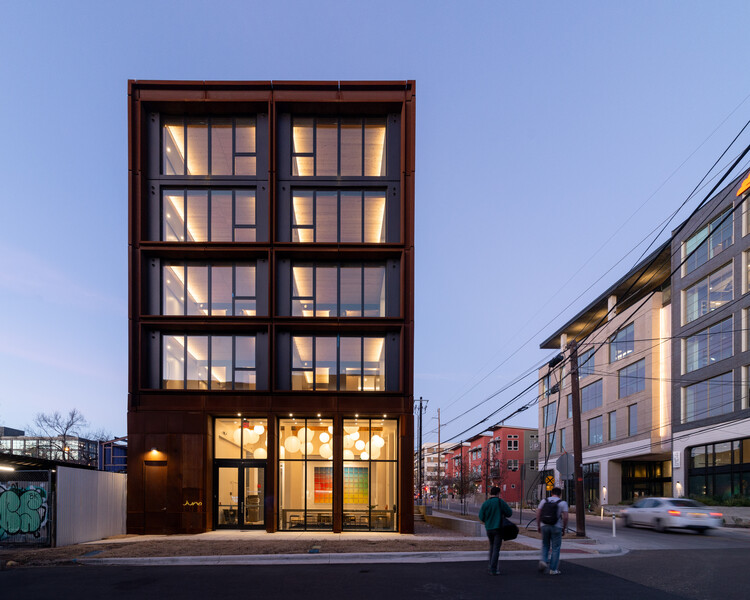
#> input picture architecture-as-a-product-what-makes-a-building-worth-repeating_1.jpg, 750 x 600 px, found by its file name
$ jupyter execute HarrisCornerDetectionipynb.ipynb
#> lines starting #> are read from the running program, lines starting #| are printed output that depends on the picture; after the words box and inside, x2 and y2 are one past the last pixel; in counts of white or black regions, pixels touching at a corner belong together
[cell 1]
import cv2
import numpy as np
import matplotlib.pyplot as plt

[cell 2]
# Load image in grayscale
img = cv2.imread('/content/architecture-as-a-product-what-makes-a-building-worth-repeating_1.jpg')
#> img is the input picture: shape (600, 750, 3); mean B, G, R 135, 113.9, 114
gray = cv2.cvtColor(img, cv2.COLOR_BGR2GRAY)
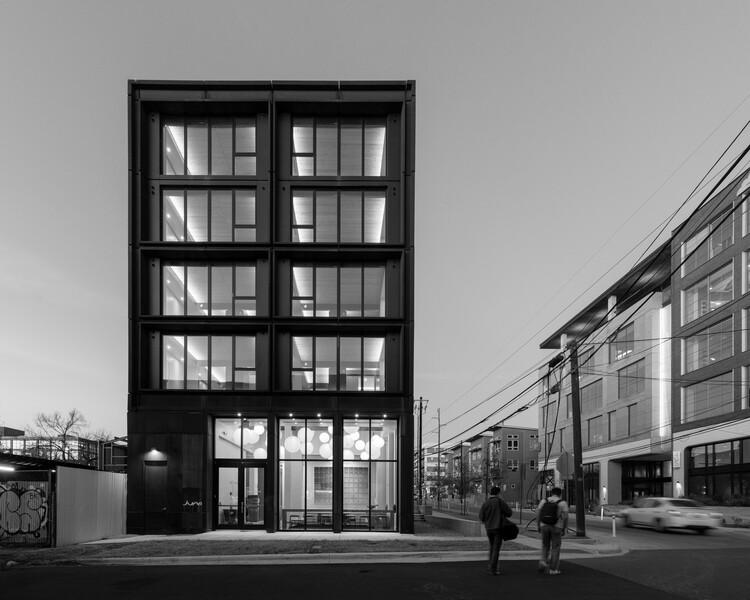
#> gray: shape (600, 750); min 0, max 255, mean 116.3

# Apply Harris Corner Detector
gray = np.float32(gray)
harris_corners = cv2.cornerHarris(gray, blockSize=2, ksize=3, k=0.04)
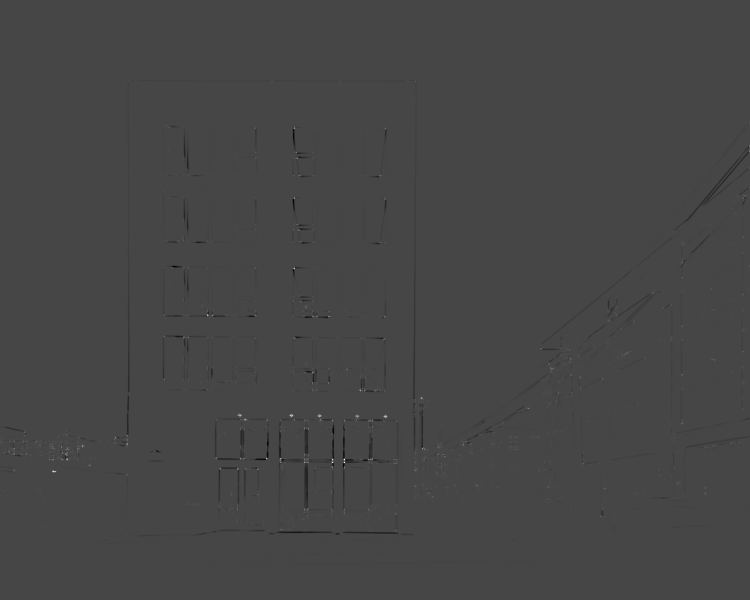
#> harris_corners: shape (600, 750) float32; min -52928216, max 137852672, mean -200212.2; drawn with min black and max white

# Dilate corner points for better visualization
harris_corners = cv2.dilate(harris_corners, None)
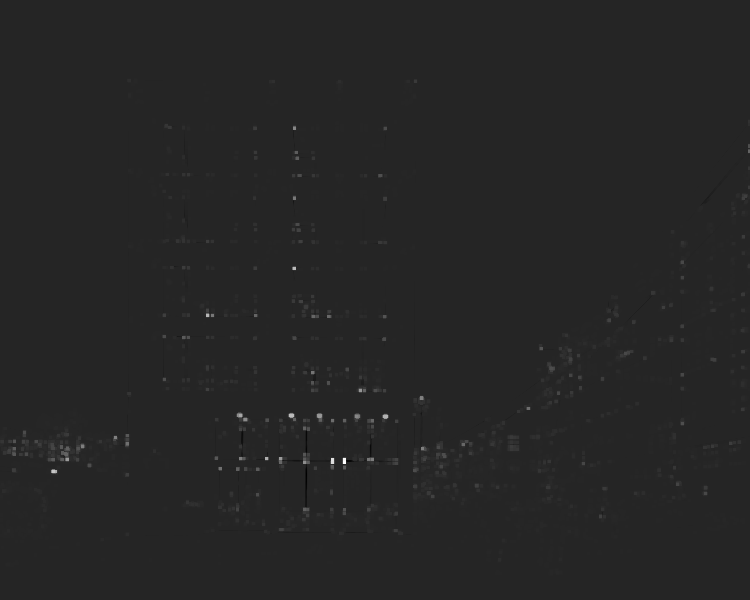
#> harris_corners: shape (600, 750) float32; min -24092682, max 137852672, mean 289230.1; drawn with min black and max white

# Mark strong corners in red
img[harris_corners > 0.01 * harris_corners.max()] = [0, 0, 255]
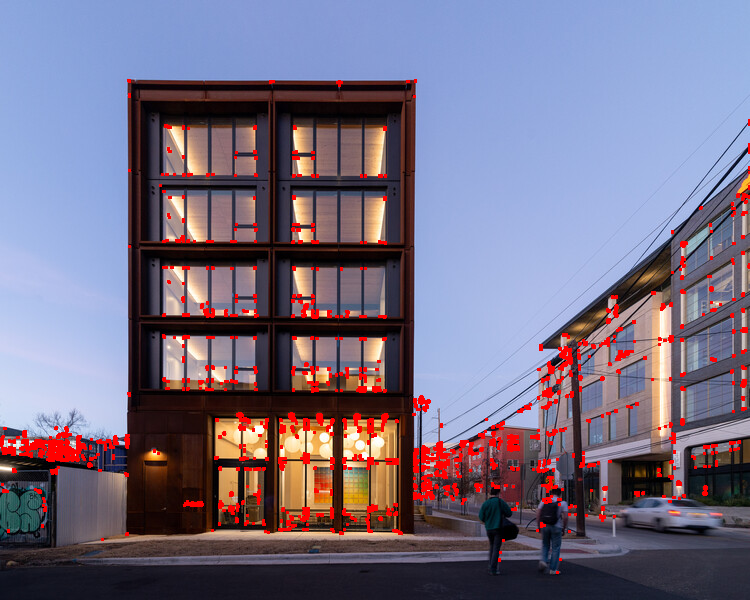
#> img: shape (600, 750, 3); 3.47% of pixels changed, all inside (x1, y1, x2, y2) = (0, 79, 750, 574)

# Display the result
plt.axis("off")
plt.imshow(img)
